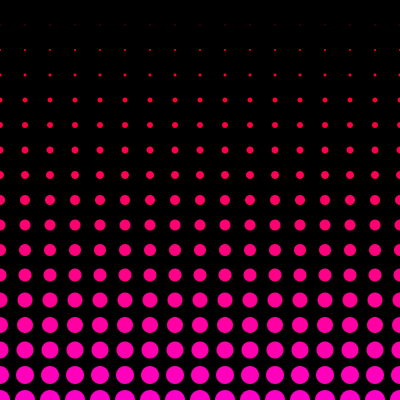
Frame 1 (no input)
Frame 60 (the mouse pressed at the canvas centre just before this capture): identical to frame 1, image omitted
Frame 120 (the mouse held since frame 60 and released just before this capture): identical to frame 1, image omitted

The Processing sketch that drew this single still picture (run headless with seeded random() and noise(); from frame 60 on, the mouse is pressed at the canvas centre):

// Processing sketch: processing_37346
// ── processing_37346.pde

//Homework 5
//Christina Lee copyright September 2011 Pittsburgh, PA 15289
int x = 0; // horizontal position of the ellipses
int y = 0; // vertical position of the ellipses
int r = y/30; // size of the ellipses
int c = y/2; // value of "B" (RGB)

void setup() {
  size(400, 400);
  smooth();
  noStroke();
  frameRate(20);
}

void draw() {
  fill(0);
  rect(0, 0, 400, 400);
  x=0;
  y=0;
  r=y/30;
  c=y/2;
  while (x <= width)
  { 
    y=0;
    while (y <= height)
    { 
      y = y+25;
      c = y/2; 
      r = y/20;
      fill(255, 0, c);
      ellipse (x, y, r, r);
    }
    x = x+25;
    
  }
}
